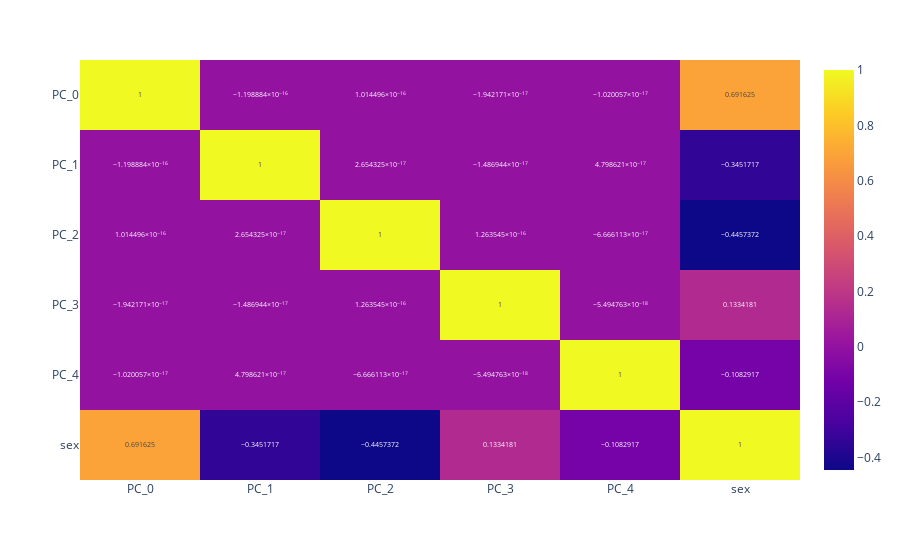

The code cell stored with this chart in its notebook:
### Code cell
fig = px.imshow(
    pca_df.corr(), text_auto=True, aspect='auto'
)
fig.show()

### Figure 1 — Plotly figure (JSON) as saved in the notebook; plotly's stock layout.template omitted (floating-point values rounded to 4 significant figures)
{"data": [{"coloraxis": "coloraxis", "hovertemplate": "x: %{x}<br>y: %{y}<br>color: %{z}<extra></extra>", "name": "0", "texttemplate": "%{z}", "type": "heatmap", "x": ["PC_0", "PC_1", "PC_2", "PC_3", "PC_4", "sex"], "xaxis": "x", "y": ["PC_0", "PC_1", "PC_2", "PC_3", "PC_4", "sex"], "yaxis": "y", "z": [[1, -1.199e-16, 1.014e-16, -1.942e-17, -1.02e-17, 0.6916], [-1.199e-16, 1, 2.654e-17, -1.487e-17, 4.799e-17, -0.3452], [1.014e-16, 2.654e-17, 1, 1.264e-16, -6.666e-17, -0.4457], [-1.942e-17, -1.487e-17, 1.264e-16, 1, -5.495e-18, 0.1334], [-1.02e-17, 4.799e-17, -6.666e-17, -5.495e-18, 1, -0.1083], [0.6916, -0.3452, -0.4457, 0.1334, -0.1083, 1]]}], "layout": {"coloraxis": {"colorscale": [[0, "#0d0887"], [0.1111, "#46039f"], [0.2222, "#7201a8"], [0.3333, "#9c179e"], [0.4444, "#bd3786"], [0.5556, "#d8576b"], [0.6667, "#ed7953"], [0.7778, "#fb9f3a"], [0.8889, "#fdca26"], [1, "#f0f921"]]}, "margin": {"t": 60}, "xaxis": {"anchor": "y", "domain": [0, 1]}, "yaxis": {"anchor": "x", "autorange": "reversed", "domain": [0, 1]}}}
